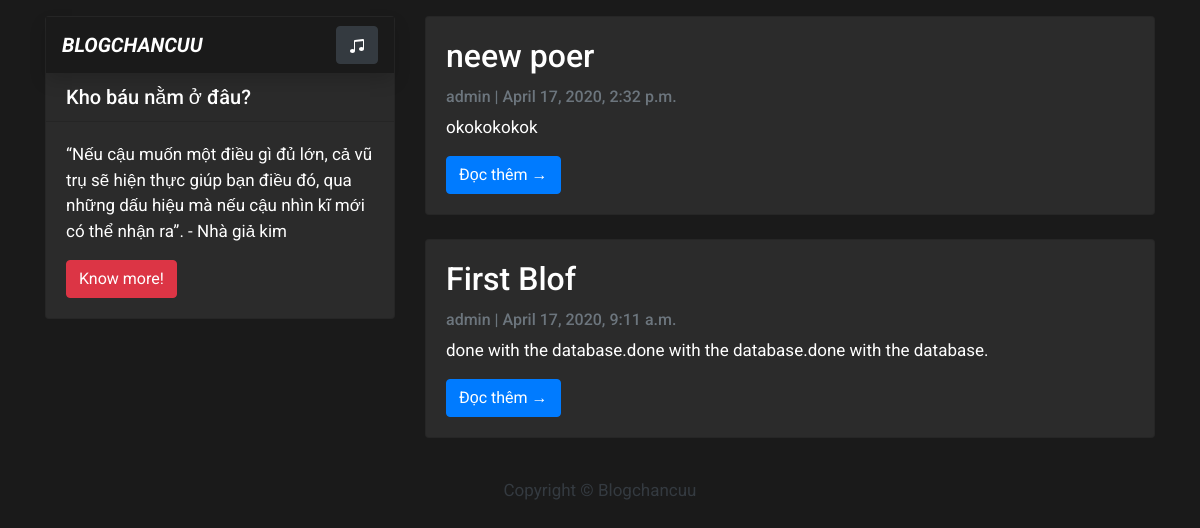
The app's page /, older data.
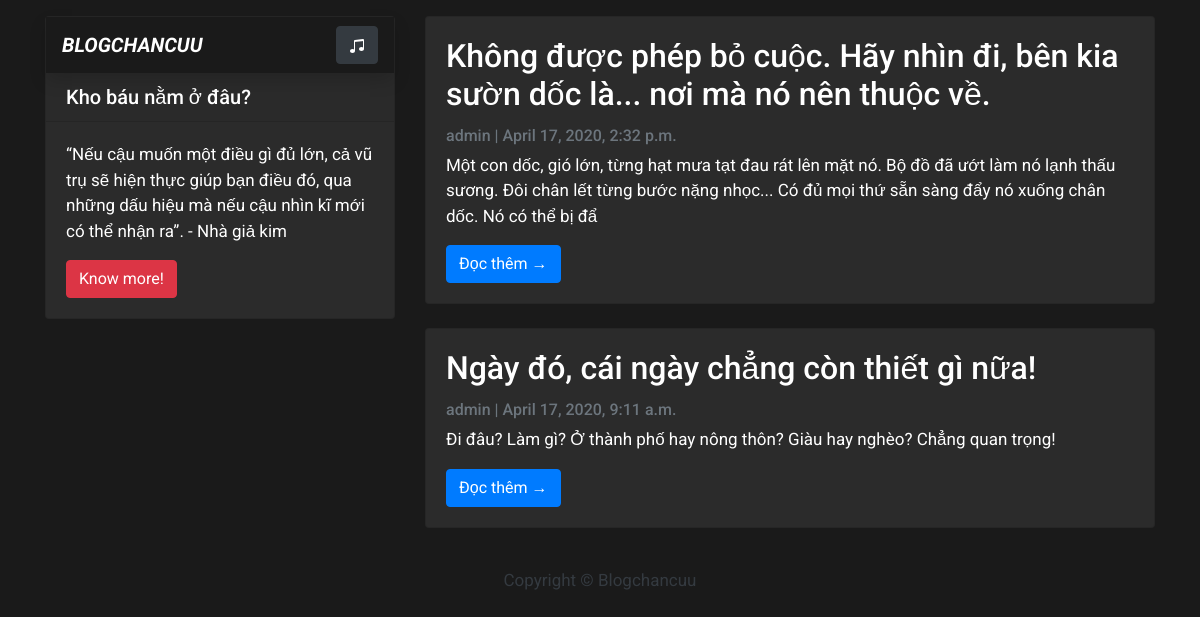
The same page, newer data.
### blog/models.py (models this page shows, shortened)
class Post(models.Model):
	title = models.CharField(max_length=200, unique=True)
	slug = models.SlugField(max_length=200, unique=True)
	author = models.ForeignKey(User, on_delete= models.CASCADE, related_name="blog_posts")
	update_on = models.DateTimeField(auto_now= True)
	content = models.TextField()
	created_on = models.DateTimeField(auto_now_add=True)
	status = models.IntegerField(choices= STATUS, default=0)
	class Meta:
		ordering = ['-created_on']

### blog/views.py (the view)
# urls.py: path('', views.PostList.as_view(), name='home'),
class PostList(generic.ListView):
    queryset = Post.objects.filter(status=1).order_by('-created_on')
    template_name = 'index.html'

### templates/index.html
{% extends "base.html" %}
{% block content %}
<div class="container">
    <div class="row">
        {% block sidebar %} {% include 'sidebar.html' %} {% endblock sidebar %}
        <div class="col-md-8 mt-3">
            {% for post in post_list %}
            <div class="card mb-4">
                <div class="card-body">
                    <h2 class="card-title">{{ post.title }}</h2>
                    <p class="card-text text-muted h6">{{ post.author }} | {{ post.created_on}} </p>
                    <p class="card-text">{{post.content| safe| slice:":196" }}</p>
                    <a href="{% url 'post_detail' post.slug  %}" class="btn btn-primary">Đọc thêm &rarr;</a>
                </div>
            </div>
            {% endfor %}
        </div>
    </div>
</div>
{%endblock%}

### templates/base.html (shortened to what this page needs)
{% load static %}
<!DOCTYPE html>
<html>
<head>
    <link rel="stylesheet" href="https://stackpath.bootstrapcdn.com/bootstrap/4.4.1/css/bootstrap.min.css"
>
    <link rel="stylesheet" href="{% static 'css/base.css' %}">
</head>
<body>
    {% block content %}{% endblock content %}
    <footer class="py-3 bg-grey">
        <p class="m-0 text-dark text-center ">Copyright &copy; Blogchancuu</p>
    </footer>
</body>
</html>

### templates/sidebar.html (shortened to what this page needs)
{% block sidebar %} {% load static %}
<div class="col-md-4">
    <div class="card mt-3">
        <nav class="top-nav navbar shadow">
            <a class="navbar-brand text-white font-italic font-weight-bolder" href="{% url 'home' %}">BLOGCHANCUU
            </a>
            <button id="play-btn" type="button" class="btn btn-dark">
            </button>
        </nav>
        <h5 class="card-header">Kho báu nằm ở đâu?</h5>
        <div class="card-body">
            <p class="card-text">“Nếu cậu muốn một điều gì đủ lớn, cả vũ trụ sẽ hiện thực giúp bạn điều đó, qua những
                dấu hiệu mà nếu cậu nhìn kĩ mới có thể nhận ra”. - Nhà giả kim</p>
            <a href="#" class="btn btn-danger">Know more!</a>
        </div>
    </div>
</div>
{% endblock sidebar %}

### static/css/base.css (style rules this page uses)
body { font-family: "Roboto", sans-serif; font-size: 17px; background-color: #1a1a1a; }
.top-nav { background-color: #1a1a1a; }
.card { background-color: #2b2b2b; color: #fff; }

Row changes from the older to the newer data that the page shows:
changed Post: title "neew poer" → "Không được phép bỏ cuộc. Hãy nhìn đi, bên kia sườn dốc là... nơi mà nó nên thuộc về."; content "okokokokok" → "Một con dốc, gió lớn, từng hạt mưa tạt đau rát lên mặt nó. Bộ đồ đã ướt làm nó lạnh thấu sương. Đôi chân lết từng bước nặng nhọc... Có đủ mọi thứ sẵn sàng đẩy nó xuống chân dốc. Nó có thể bị đẩ"
changed Post: title "First Blof" → "Ngày đó, cái ngày chẳng còn thiết gì nữa!"; content "done with the database.done with the database.done with the database." → "Đi đâu? Làm gì? Ở thành phố hay nông thôn? Giàu hay nghèo? Chẳng quan trọng!"
